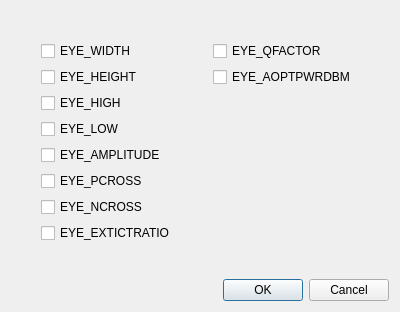
<?xml version="1.0" encoding="UTF-8"?>
<ui version="4.0">
 <class>Dialog_Meas</class>
 <widget class="QDialog" name="Dialog_Meas">
  <property name="geometry">
   <rect>
    <x>0</x>
    <y>0</y>
    <width>400</width>
    <height>301</height>
   </rect>
  </property>
  <property name="font">
   <font>
    <family>Arial</family>
   </font>
  </property>
  <property name="windowTitle">
   <string>Dialog</string>
  </property>
  <layout class="QVBoxLayout" name="verticalLayout">
   <item>
    <layout class="QHBoxLayout" name="horizontalLayout">
     <property name="leftMargin">
      <number>20</number>
     </property>
     <property name="topMargin">
      <number>20</number>
     </property>
     <property name="rightMargin">
      <number>20</number>
     </property>
     <property name="bottomMargin">
      <number>20</number>
     </property>
     <item>
      <layout class="QVBoxLayout" name="verticalLeft">
       <property name="leftMargin">
        <number>10</number>
       </property>
       <property name="topMargin">
        <number>10</number>
       </property>
       <property name="rightMargin">
        <number>10</number>
       </property>
       <property name="bottomMargin">
        <number>10</number>
       </property>
       <item>
        <widget class="QCheckBox" name="EYE_WIDTH_chb">
         <property name="text">
          <string>EYE_WIDTH</string>
         </property>
        </widget>
       </item>
       <item>
        <widget class="QCheckBox" name="EYE_HEIGHT_chb">
         <property name="text">
          <string>EYE_HEIGHT</string>
         </property>
        </widget>
       </item>
       <item>
        <widget class="QCheckBox" name="EYE_HIGH_chb">
         <property name="text">
          <string>EYE_HIGH</string>
         </property>
        </widget>
       </item>
       <item>
        <widget class="QCheckBox" name="EYE_LOW_chb">
         <property name="text">
          <string>EYE_LOW</string>
         </property>
         <property name="checked">
          <bool>false</bool>
         </property>
         <property name="autoRepeat">
          <bool>false</bool>
         </property>
         <property name="tristate">
          <bool>false</bool>
         </property>
        </widget>
       </item>
       <item>
        <widget class="QCheckBox" name="EYE_AMPLITUDE_chb">
         <property name="text">
          <string>EYE_AMPLITUDE</string>
         </property>
        </widget>
       </item>
       <item>
        <widget class="QCheckBox" name="EYE_PCROSS_chb">
         <property name="text">
          <string>EYE_PCROSS</string>
         </property>
        </widget>
       </item>
       <item>
        <widget class="QCheckBox" name="EYE_NCROSS_chb">
         <property name="text">
          <string>EYE_NCROSS</string>
         </property>
        </widget>
       </item>
       <item>
        <widget class="QCheckBox" name="EYE_EXTICTRATIO_chb">
         <property name="text">
          <string>EYE_EXTICTRATIO</string>
         </property>
        </widget>
       </item>
      </layout>
     </item>
     <item>
      <layout class="QVBoxLayout" name="verticalRight" stretch="0,0,0">
       <property name="spacing">
        <number>6</number>
       </property>
       <property name="sizeConstraint">
        <enum>QLayout::SetDefaultConstraint</enum>
       </property>
       <property name="leftMargin">
        <number>10</number>
       </property>
       <property name="topMargin">
        <number>10</number>
       </property>
       <property name="rightMargin">
        <number>10</number>
       </property>
       <property name="bottomMargin">
        <number>10</number>
       </property>
       <item>
        <widget class="QCheckBox" name="EYE_QFACTOR_chb">
         <property name="text">
          <string>EYE_QFACTOR</string>
         </property>
        </widget>
       </item>
       <item>
        <widget class="QCheckBox" name="EYE_AOPTPWRDBM_chb">
         <property name="text">
          <string>EYE_AOPTPWRDBM</string>
         </property>
        </widget>
       </item>
       <item>
        <spacer name="verticalSpacer">
         <property name="orientation">
          <enum>Qt::Vertical</enum>
         </property>
         <property name="sizeHint" stdset="0">
          <size>
           <width>20</width>
           <height>40</height>
          </size>
         </property>
        </spacer>
       </item>
      </layout>
     </item>
    </layout>
   </item>
   <item>
    <widget class="QDialogButtonBox" name="buttonBox">
     <property name="orientation">
      <enum>Qt::Horizontal</enum>
     </property>
     <property name="standardButtons">
      <set>QDialogButtonBox::Cancel|QDialogButtonBox::Ok</set>
     </property>
    </widget>
   </item>
  </layout>
 </widget>
 <resources/>
 <connections>
  <connection>
   <sender>buttonBox</sender>
   <signal>accepted()</signal>
   <receiver>Dialog_Meas</receiver>
   <slot>accept()</slot>
   <hints>
    <hint type="sourcelabel">
     <x>248</x>
     <y>254</y>
    </hint>
    <hint type="destinationlabel">
     <x>157</x>
     <y>274</y>
    </hint>
   </hints>
  </connection>
  <connection>
   <sender>buttonBox</sender>
   <signal>rejected()</signal>
   <receiver>Dialog_Meas</receiver>
   <slot>reject()</slot>
   <hints>
    <hint type="sourcelabel">
     <x>316</x>
     <y>260</y>
    </hint>
    <hint type="destinationlabel">
     <x>286</x>
     <y>274</y>
    </hint>
   </hints>
  </connection>
 </connections>
</ui>
